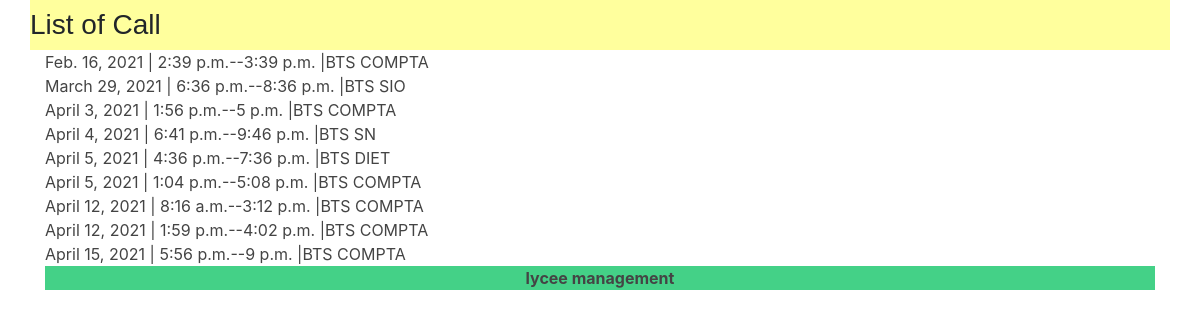
/lycee/call/all, run on the app's committed database.
### lycee/models.py (models this page shows, shortened)
class Appel(models.Model):
  date = models.DateField(
    verbose_name= 'date',
    blank = False,
    null = False,
    help_text = 'yyyy-mm-ddd'
  )
  time_start = models.TimeField(
    blank=True,
    null=True,
    help_text = 'HH:MM'
    )
  time_end = models.TimeField(
    blank=True,
    null=True,
    help_text = 'HH:MM'
    )
  cursus = models.ForeignKey(
    Cursus,
    on_delete = models.CASCADE,
    null = True
  )

class Cursus(models.Model):
  name = models.CharField(
    max_length = 50,
    blank = False,
    null = True,
    default = 'aucun'
  )
  year_from_bac = models.SmallIntegerField(
    help_text = 'year since the bac',
    verbose_name = 'year',
    blank = False,
    default = 0
  )
  scholar_year = models.CharField(
    max_length = 9,
    blank = False,
    null = True,
    default= '0000-0001'
  )

### lycee/views.py (the view)
# urls.py: path('lycee/call/all', views.indexcalllist,name = "indexcalllist"),
def indexcalllist(request):
  result_list = Appel.objects.order_by('date')
  context = {
    'liste' : result_list,
  }
  return render(request,'lycee/call/list/index.html',context)

### lycee/templates/lycee/call/list/index.html (shortened to what this page needs)
{% extends "master.html" %}
{% load static %}
{% if liste%}
  {% block title %}
    <h3>List of Call</h3>
  {% endblock %}
  {% block content %}
    <div class="container">
      {% for appel in liste %}
        <div class="row">
          <div class = "col-sm">
            <a href="list/{{appel.id }}">{{appel.date}} | {{appel.time_start}}--{{appel.time_end}} |{{appel.cursus.name}}</a>
          </div>
        </div>
      {% endfor %}
  {% endblock %}
{% else %}
  <p> No cursus to show .</p>
{% endif %}

### lycee/static/lycee/style.css (style rules this page uses)
a { color : #444444; }
html { position: relative; min-height: 100%; }

### data on the page
Appel: date "Feb. 16, 2021", time_start "2:39 p.m.", time_end "3:39 p.m.", cursus.name "BTS COMPTA"
Appel: date "March 29, 2021", time_start "6:36 p.m.", time_end "8:36 p.m.", cursus.name "BTS SIO"
Appel: date "April 3, 2021", time_start "1:56 p.m.", time_end "5 p.m.", cursus.name "BTS COMPTA"
Appel: date "April 4, 2021", time_start "6:41 p.m.", time_end "9:46 p.m.", cursus.name "BTS SN"
Appel: date "April 5, 2021", time_start "4:36 p.m.", time_end "7:36 p.m.", cursus.name "BTS DIET"
Appel: date "April 5, 2021", time_start "1:04 p.m.", time_end "5:08 p.m.", cursus.name "BTS COMPTA"
Appel: date "April 12, 2021", time_start "8:16 a.m.", time_end "3:12 p.m.", cursus.name "BTS COMPTA"
Appel: date "April 12, 2021", time_start "1:59 p.m.", time_end "4:02 p.m.", cursus.name "BTS COMPTA"
Appel: date "April 15, 2021", time_start "5:56 p.m.", time_end "9 p.m.", cursus.name "BTS COMPTA"
